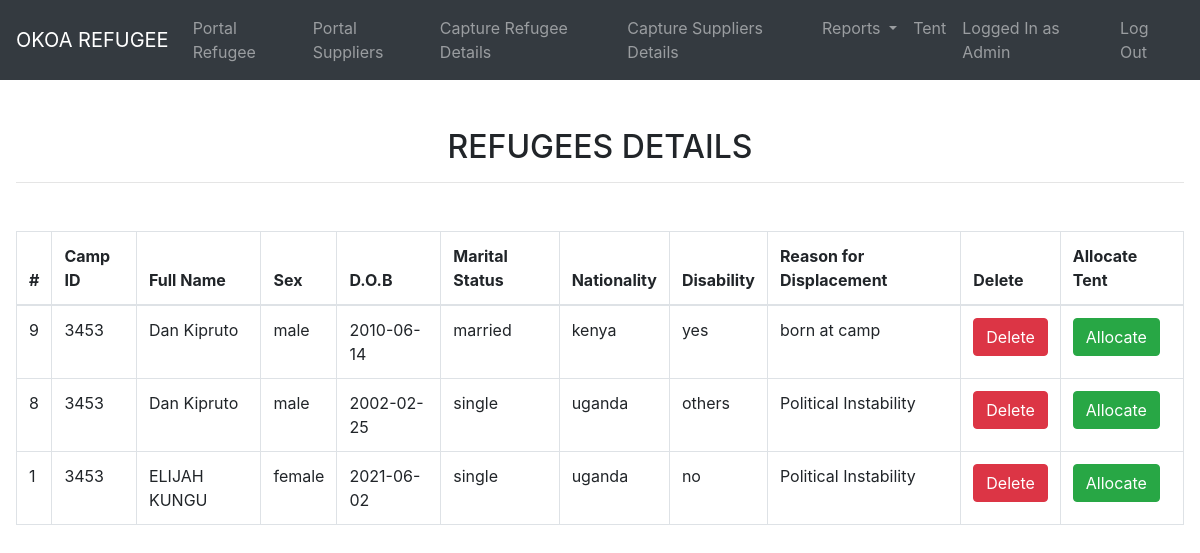
The app's page /portalrefugee.php (signed in) with its own data.
### tables this page shows
CREATE TABLE `refugees` (
  `r_id` int(11) NOT NULL,
  `c_id` int(11) NOT NULL,
  `r_name` varchar(255) NOT NULL,
  `sex` varchar(255) NOT NULL,
  `dob` varchar(255) NOT NULL,
  `r_status` varchar(255) NOT NULL,
  `r_nationality` varchar(255) NOT NULL,
  `disability` varchar(255) NOT NULL,
  `reason` varchar(255) NOT NULL,
  `r_date` date NOT NULL DEFAULT current_timestamp()
);

### portalrefugee.php (the view, shortened to what this page needs)
<!doctype html>
<html lang="en">
<head>
    <link rel="stylesheet" href="css/bootstrap.css">
    <link rel="stylesheet" href="//cdn.datatables.net/1.10.19/css/jquery.dataTables.min.css">
</head>
<body>
<?php
require 'navbar.php';
?>
<div class="ml-3 mr-3">
    <h2 class="text-center mt-5">REFUGEES DETAILS</h2>
    <hr>
    <table class="table table-bordered mt-5" id="movies">
        <thead>
        <tr>
            <th>#</th>
            <th>Camp ID</th>
            <th>Full Name</th>
            <th>Sex</th>
            <th>D.O.B</th>
            <th>Marital Status</th>
            <th>Nationality</th>
            <th>Disability</th>
            <th>Reason for Displacement</th>
            <th>Delete</th>
            <th>Allocate Tent</th>
        </tr>
        </thead>
        <tbody>
        <?php
        require 'DB.php';
        $sql="SELECT * FROM `refugees`  order by r_id desc";
        $results=mysqli_query($conn,$sql);
        while ($row =mysqli_fetch_assoc($results))
        {
            extract($row);
            echo "<tr>
                    <td>$r_id</td>
                    <td>$c_id</td>
                    <td>$r_name</td>
                    <td>$sex</td>
                    <td>$dob</td>
                    <td>$r_status</td>
                    <td>$r_nationality</td>
                    <td>$disability</td>
                    <td>$reason</td>
                    <td> <a href='deler.php?id=$r_id' class='btn btn-danger'>Delete</a> </td>
                    <td> <a href='tentallo.php?id=$r_id' class='btn btn-success'>Allocate</a> </td>
                </tr>";
        }
        ?>
        </tbody>
    </table>
</div>
</body>
</html>

### records on screen
refugees: r_id "9", c "3453", r_name "Dan Kipruto", sex "male", dob "2010-06-14", r_status "married", r_nationality "kenya", disability "yes", reason "born at camp"
refugees: r_id "8", c "3453", r_name "Dan Kipruto", sex "male", dob "2002-02-25", r_status "single", r_nationality "uganda", disability "others", reason "Political Instability"
refugees: r_id "1", c "3453", r_name "ELIJAH KUNGU", sex "female", dob "2021-06-02", r_status "single", r_nationality "uganda", disability "no", reason "Political Instability"

### other values on screen
$_SESSION["info"]["names"] "Admin"
